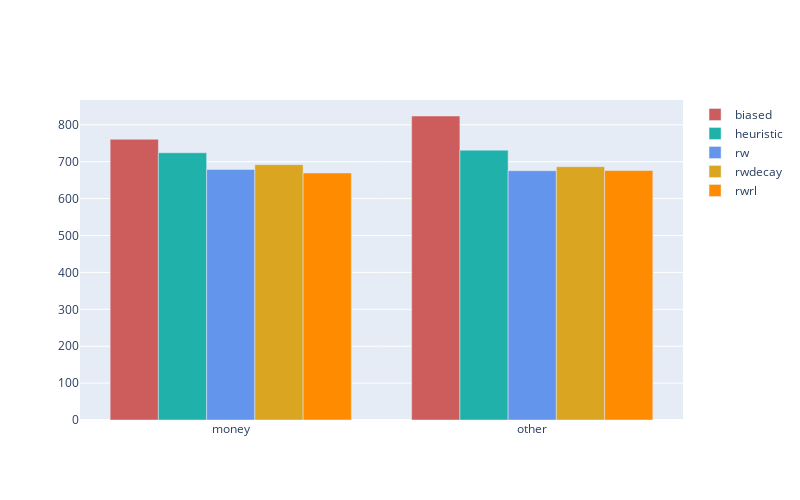

The notebook cell this image was saved under:
### Markdown cell above
## Model comparison

### Code cell
plotting.plot_model_comparison(
    [NoBias_CEC, NoBias_EEC, NoBias_JEC,
    LRBias_CEC, LRBias_EEC, LRBias_JEC,
    TempBias_CEC, TempBias_EEC, TempBias_JEC,
    Heu_CEC], 
    sum=True, 
    metric='dic',
    # y_range=[3050,3375]
)

### Figure 1 — Plotly figure (JSON) as saved in the notebook; plotly's stock layout.template omitted (floating-point values rounded to 4 significant figures)
{"data": [{"marker": {"color": "indianred"}, "name": "biased", "type": "bar", "x": ["money", "other"], "y": [760.8, 823.8]}, {"marker": {"color": "lightseagreen"}, "name": "heuristic", "type": "bar", "x": ["money", "other"], "y": [724.2, 731.3]}, {"marker": {"color": "cornflowerblue"}, "name": "rw", "type": "bar", "x": ["money", "other"], "y": [679.0, 675.6]}, {"marker": {"color": "goldenrod"}, "name": "rwdecay", "type": "bar", "x": ["money", "other"], "y": [692.0, 686.5]}, {"marker": {"color": "darkorange"}, "name": "rwrl", "type": "bar", "x": ["money", "other"], "y": [669.4, 676.1]}], "layout": {"barmode": "group", "height": 500, "width": 800}}
